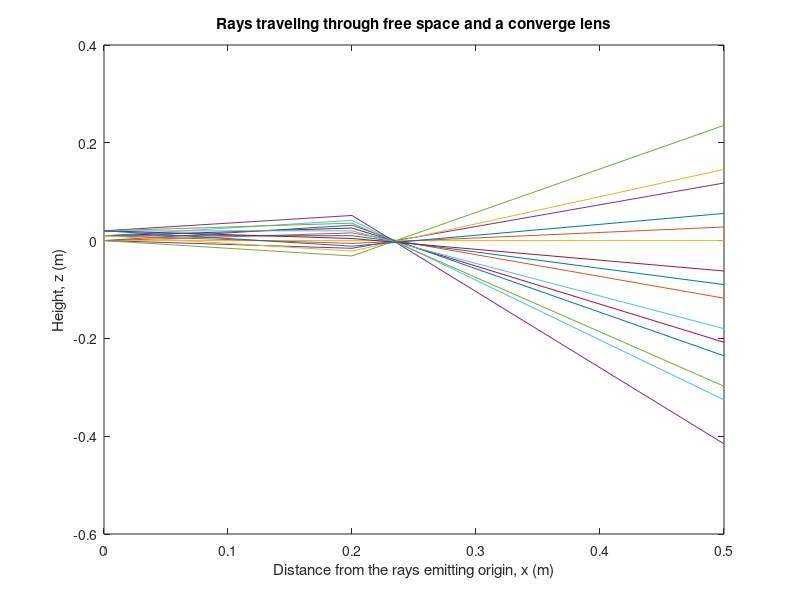

Write the MATLAB code that produced this figure.
%% File to simulate rays hitting lense

d1 = 0.2;
M1 = [1, d1, 0, 0; 0, 1, 0, 0; 0, 0, 1, d1; 0, 0, 0, 1];

f = 0.03;
M2 = [1, 0, 0, 0; -1/f, 1, 0, 0; 0, 0, 1, 0; 0, 0, -1/f, 1];

d3 = 0.3;
M3 = [1, d3, 0, 0; 0, 1, 0, 0; 0, 0, 1, d3; 0, 0, 0, 1];

M = M3*M2*M1;

% Setup rays for all position 0 ones
ray1 = [0; pi/20; 0; 0];
ray2 = [0; pi/40; 0; 0];
ray3 = [0; 0; 0; 0];
ray4 = [0; -pi/40; 0; 0];
ray5 = [0; -pi/20; 0; 0];

% Rays for 10mm
ray6 = [10*10^-3; pi/20; 0; 0];
ray7 = [10*10^-3; pi/40; 0; 0];
ray8 = [10*10^-3; 0; 0; 0];
ray9 = [10*10^-3; -pi/40; 0; 0];
rayA = [10*10^-3; -pi/20; 0; 0];

% Rays for 20mm
rayB = [20*10^-3; pi/20; 0; 0];
rayC = [20*10^-3; pi/40; 0; 0];
rayD = [20*10^-3; 0; 0; 0];
rayE = [20*10^-3; -pi/40; 0; 0];
rayF = [20*10^-3; -pi/20; 0; 0];

allRays = [ray1, ray2, ray3, ray4, ray5, ray6, ray7, ray8, ray9, rayA, rayB, rayC, rayD, rayE, rayF];

raysOpen = M1*allRays;

raysLense = M2*raysOpen;

raysConverge = M3*raysLense;

% Plot the rays traveling path graph
plot([0, d1, d1+d3], [allRays(1, :)', raysOpen(1, :)', raysConverge(1, :)']);
xlabel("Distance from the rays emitting origin, x (m)");
ylabel("Height, z (m)");
title("Rays traveling through free space and a converge lens");
